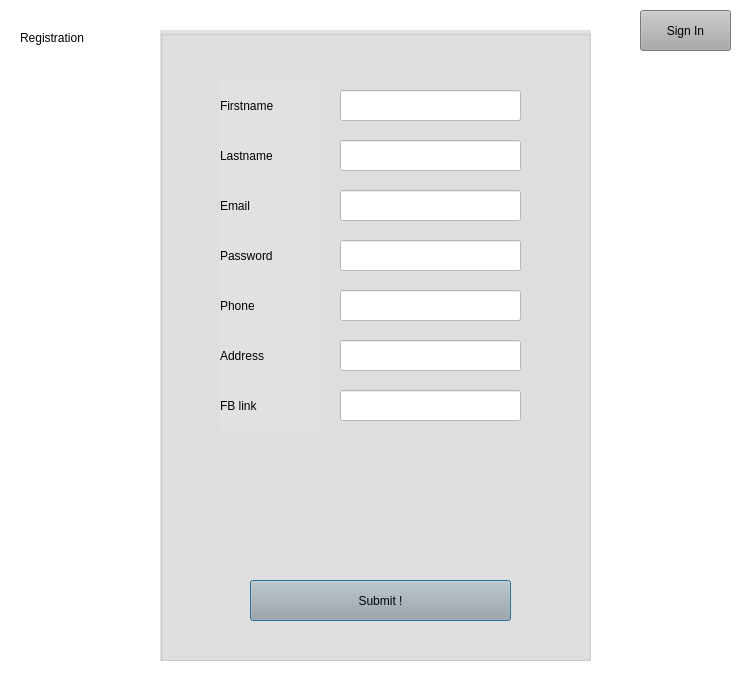
<?xml version="1.0" encoding="UTF-8"?>
<ui version="4.0">
 <class>registration</class>
 <widget class="QDialog" name="registration">
  <property name="geometry">
   <rect>
    <x>0</x>
    <y>0</y>
    <width>750</width>
    <height>700</height>
   </rect>
  </property>
  <property name="minimumSize">
   <size>
    <width>750</width>
    <height>550</height>
   </size>
  </property>
  <property name="maximumSize">
   <size>
    <width>750</width>
    <height>700</height>
   </size>
  </property>
  <property name="windowTitle">
   <string>Dialog</string>
  </property>
  <property name="styleSheet">
   <string notr="true">background-color: rgb(255, 255, 255);</string>
  </property>
  <widget class="QGroupBox" name="registration_groupbox">
   <property name="geometry">
    <rect>
     <x>160</x>
     <y>30</y>
     <width>431</width>
     <height>631</height>
    </rect>
   </property>
   <property name="sizePolicy">
    <sizepolicy hsizetype="Expanding" vsizetype="Expanding">
     <horstretch>0</horstretch>
     <verstretch>0</verstretch>
    </sizepolicy>
   </property>
   <property name="styleSheet">
    <string notr="true">border-color: rgb(0, 0, 0);
background-color: rgb(225, 225, 225);
font: 12pt &quot;MS Shell Dlg 2&quot;;</string>
   </property>
   <property name="title">
    <string/>
   </property>
   <property name="flat">
    <bool>false</bool>
   </property>
   <property name="checkable">
    <bool>false</bool>
   </property>
   <widget class="QLabel" name="pass_labelr">
    <property name="geometry">
     <rect>
      <x>60</x>
      <y>200</y>
      <width>101</width>
      <height>51</height>
     </rect>
    </property>
    <property name="styleSheet">
     <string notr="true">font: 11pt &quot;MS Shell Dlg 2&quot;;</string>
    </property>
    <property name="text">
     <string>Password</string>
    </property>
   </widget>
   <widget class="QLineEdit" name="pass_register">
    <property name="geometry">
     <rect>
      <x>180</x>
      <y>210</y>
      <width>181</width>
      <height>31</height>
     </rect>
    </property>
    <property name="styleSheet">
     <string notr="true">font: 10pt &quot;MS Shell Dlg 2&quot;;
background-color: rgb(255, 255, 255);</string>
    </property>
    <property name="text">
     <string/>
    </property>
    <property name="echoMode">
     <enum>QLineEdit::Password</enum>
    </property>
   </widget>
   <widget class="QPushButton" name="registerBtn">
    <property name="geometry">
     <rect>
      <x>90</x>
      <y>550</y>
      <width>261</width>
      <height>41</height>
     </rect>
    </property>
    <property name="styleSheet">
     <string notr="true">font: 13pt &quot;MS Shell Dlg 2&quot;;
background-color: rgb(170, 170, 170);</string>
    </property>
    <property name="text">
     <string>Submit !</string>
    </property>
   </widget>
   <widget class="QLabel" name="email_labelr">
    <property name="geometry">
     <rect>
      <x>60</x>
      <y>150</y>
      <width>101</width>
      <height>51</height>
     </rect>
    </property>
    <property name="styleSheet">
     <string notr="true">font: 11pt &quot;MS Shell Dlg 2&quot;;</string>
    </property>
    <property name="text">
     <string>Email</string>
    </property>
    <property name="scaledContents">
     <bool>false</bool>
    </property>
   </widget>
   <widget class="QLineEdit" name="email_register">
    <property name="geometry">
     <rect>
      <x>180</x>
      <y>160</y>
      <width>181</width>
      <height>31</height>
     </rect>
    </property>
    <property name="styleSheet">
     <string notr="true">font: 9pt &quot;MS Shell Dlg 2&quot;;
font: 10pt &quot;MS Shell Dlg 2&quot;;
background-color: rgb(255, 255, 255);</string>
    </property>
    <property name="text">
     <string/>
    </property>
   </widget>
   <widget class="QLineEdit" name="fname_register">
    <property name="geometry">
     <rect>
      <x>180</x>
      <y>60</y>
      <width>181</width>
      <height>31</height>
     </rect>
    </property>
    <property name="styleSheet">
     <string notr="true">font: 9pt &quot;MS Shell Dlg 2&quot;;
font: 10pt &quot;MS Shell Dlg 2&quot;;
background-color: rgb(255, 255, 255);</string>
    </property>
    <property name="text">
     <string/>
    </property>
   </widget>
   <widget class="QLabel" name="fname_label">
    <property name="geometry">
     <rect>
      <x>60</x>
      <y>50</y>
      <width>101</width>
      <height>51</height>
     </rect>
    </property>
    <property name="styleSheet">
     <string notr="true">font: 11pt &quot;MS Shell Dlg 2&quot;;</string>
    </property>
    <property name="text">
     <string>Firstname</string>
    </property>
    <property name="scaledContents">
     <bool>false</bool>
    </property>
   </widget>
   <widget class="QLabel" name="lname_label">
    <property name="geometry">
     <rect>
      <x>60</x>
      <y>100</y>
      <width>101</width>
      <height>51</height>
     </rect>
    </property>
    <property name="styleSheet">
     <string notr="true">font: 11pt &quot;MS Shell Dlg 2&quot;;</string>
    </property>
    <property name="text">
     <string>Lastname</string>
    </property>
    <property name="scaledContents">
     <bool>false</bool>
    </property>
   </widget>
   <widget class="QLineEdit" name="lname_register">
    <property name="geometry">
     <rect>
      <x>180</x>
      <y>110</y>
      <width>181</width>
      <height>31</height>
     </rect>
    </property>
    <property name="styleSheet">
     <string notr="true">font: 9pt &quot;MS Shell Dlg 2&quot;;
font: 10pt &quot;MS Shell Dlg 2&quot;;
background-color: rgb(255, 255, 255);</string>
    </property>
    <property name="text">
     <string/>
    </property>
   </widget>
   <widget class="QLineEdit" name="phone_register">
    <property name="geometry">
     <rect>
      <x>180</x>
      <y>260</y>
      <width>181</width>
      <height>31</height>
     </rect>
    </property>
    <property name="styleSheet">
     <string notr="true">font: 10pt &quot;MS Shell Dlg 2&quot;;
background-color: rgb(255, 255, 255);</string>
    </property>
    <property name="text">
     <string/>
    </property>
   </widget>
   <widget class="QLabel" name="phone_labelr">
    <property name="geometry">
     <rect>
      <x>60</x>
      <y>250</y>
      <width>101</width>
      <height>51</height>
     </rect>
    </property>
    <property name="styleSheet">
     <string notr="true">font: 11pt &quot;MS Shell Dlg 2&quot;;</string>
    </property>
    <property name="text">
     <string>Phone</string>
    </property>
   </widget>
   <widget class="QLineEdit" name="address_register">
    <property name="geometry">
     <rect>
      <x>180</x>
      <y>310</y>
      <width>181</width>
      <height>31</height>
     </rect>
    </property>
    <property name="styleSheet">
     <string notr="true">font: 10pt &quot;MS Shell Dlg 2&quot;;
background-color: rgb(255, 255, 255);</string>
    </property>
    <property name="text">
     <string/>
    </property>
   </widget>
   <widget class="QLabel" name="adress_labelr">
    <property name="geometry">
     <rect>
      <x>60</x>
      <y>300</y>
      <width>101</width>
      <height>51</height>
     </rect>
    </property>
    <property name="styleSheet">
     <string notr="true">font: 11pt &quot;MS Shell Dlg 2&quot;;</string>
    </property>
    <property name="text">
     <string>Address</string>
    </property>
   </widget>
   <widget class="QLabel" name="fb_link_labelr">
    <property name="geometry">
     <rect>
      <x>60</x>
      <y>350</y>
      <width>101</width>
      <height>51</height>
     </rect>
    </property>
    <property name="styleSheet">
     <string notr="true">font: 11pt &quot;MS Shell Dlg 2&quot;;</string>
    </property>
    <property name="text">
     <string>FB link</string>
    </property>
   </widget>
   <widget class="QLineEdit" name="fb_link_register">
    <property name="geometry">
     <rect>
      <x>180</x>
      <y>360</y>
      <width>181</width>
      <height>31</height>
     </rect>
    </property>
    <property name="styleSheet">
     <string notr="true">font: 10pt &quot;MS Shell Dlg 2&quot;;
background-color: rgb(255, 255, 255);</string>
    </property>
    <property name="text">
     <string/>
    </property>
   </widget>
   <zorder>pass_labelr</zorder>
   <zorder>pass_register</zorder>
   <zorder>email_labelr</zorder>
   <zorder>email_register</zorder>
   <zorder>registerBtn</zorder>
   <zorder>fname_register</zorder>
   <zorder>fname_label</zorder>
   <zorder>lname_label</zorder>
   <zorder>lname_register</zorder>
   <zorder>phone_register</zorder>
   <zorder>phone_labelr</zorder>
   <zorder>address_register</zorder>
   <zorder>adress_labelr</zorder>
   <zorder>fb_link_labelr</zorder>
   <zorder>fb_link_register</zorder>
  </widget>
  <widget class="QPushButton" name="sign_inWinBtn">
   <property name="geometry">
    <rect>
     <x>640</x>
     <y>10</y>
     <width>91</width>
     <height>41</height>
    </rect>
   </property>
   <property name="styleSheet">
    <string notr="true">background-color: rgb(170, 170, 170);</string>
   </property>
   <property name="text">
    <string>Sign In</string>
   </property>
  </widget>
  <widget class="QLabel" name="reg_right_label">
   <property name="geometry">
    <rect>
     <x>20</x>
     <y>30</y>
     <width>91</width>
     <height>16</height>
    </rect>
   </property>
   <property name="styleSheet">
    <string notr="true">font: 12pt &quot;MS Shell Dlg 2&quot;;</string>
   </property>
   <property name="text">
    <string>Registration</string>
   </property>
  </widget>
 </widget>
 <resources/>
 <connections/>
</ui>
